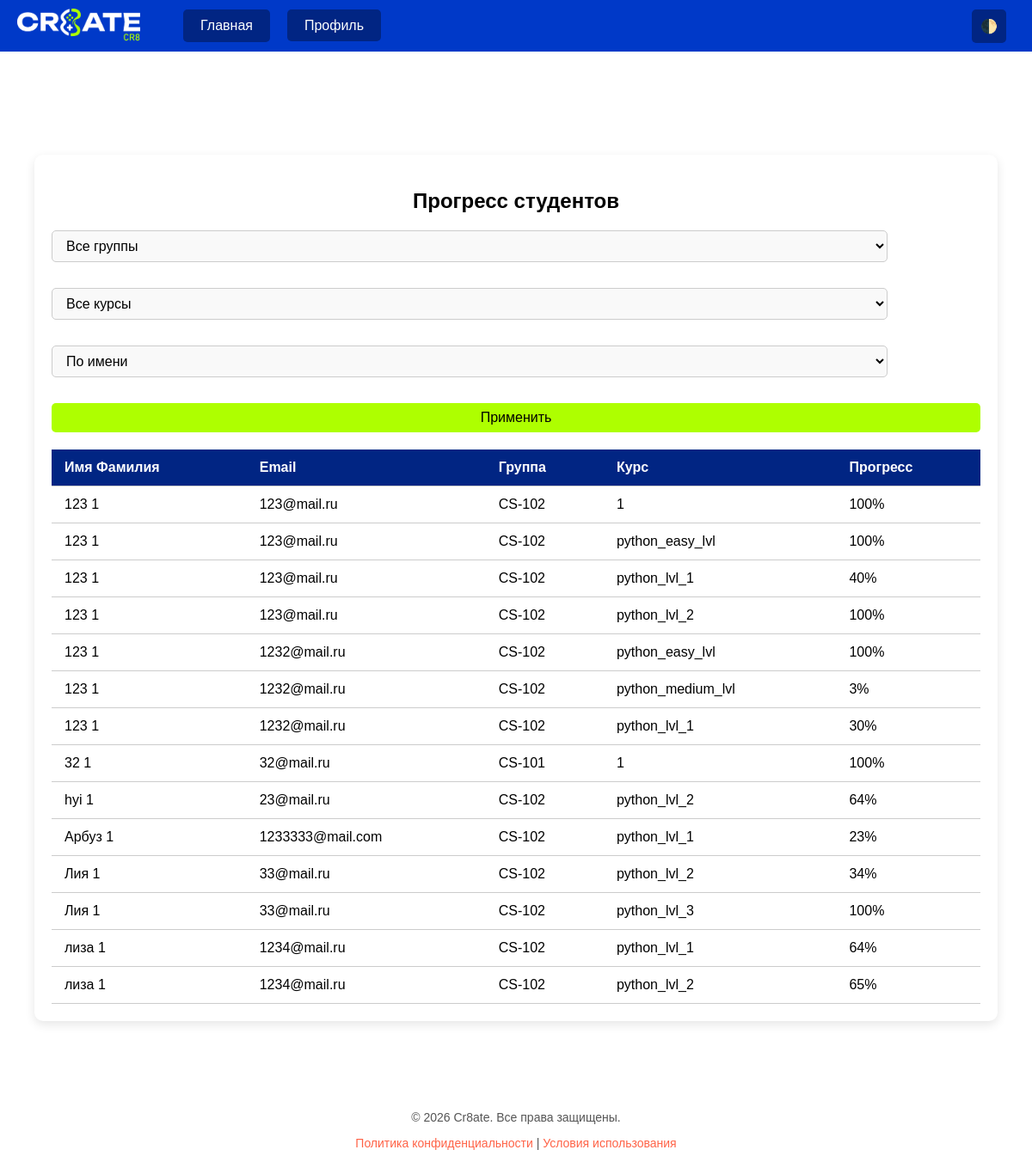
Screenshot of /progress/ (signed in) with the database file from the repository.
### courses/models.py (models this page shows, shortened)
class CourseProgress(models.Model):
    user = models.ForeignKey(User, on_delete=models.CASCADE)
    course_id = models.CharField(max_length=100)
    progress = models.FloatField(default=0.0)
    completed_blocks = models.PositiveIntegerField(default=0)  # Количество завершённых блоков
    current_block = models.IntegerField(default=0)  # Индекс текущего блока (глобальный)
    class Meta:
        unique_together = ('user', 'course_id')

### user_auth/models.py (models this page shows, shortened)
class CustomUser(AbstractBaseUser, PermissionsMixin):
    email = models.EmailField(unique=True)
    name = models.CharField(max_length=255)
    surname = models.CharField(max_length=255)
    role = models.CharField(
        max_length=20,
        choices=UserRole.choices,
        default=UserRole.STUDENT
    )
    group = models.CharField(
        max_length=20,
        choices=StudyGroup.choices,
        default=StudyGroup.NONE
    )
    is_active = models.BooleanField(default=True)
    is_staff = models.BooleanField(default=False)
    objects = CustomUserManager()
    USERNAME_FIELD = 'email'
    REQUIRED_FIELDS = ['name']
    @property
    def full_name(self):
        return f"{self.name} {self.surname}"

### user_auth/decorators.py (the view)
    def wrapper(request, *args, **kwargs):
        if request.user.is_authenticated:
            profile = getattr(request.user, 'userprofile', None)
            if profile and not profile.is_complete():
                return redirect('user_auth:profile_fill')
        return view_func(request, *args, **kwargs)

### profile_app/models.py (called while the page is built)
    def is_complete(self):
        return bool(self.birth_date and self.phone and self.city)

### user_auth/templates/progress_panel.html (shortened to what this page needs)
{% load static %}
<!DOCTYPE html>
<html lang="ru" data-theme="light">
<head>
    <link rel="stylesheet" href="{% static 'css/login.css' %}">
</head>
<body>
<div class="navbar">
    <a href="{% url 'user_auth:home' %}" class="logo-link">
        <img src="{% static 'images/logo.png' %}" alt="Логотип" class="logo-img">
    </a>
    <a href="{% url 'user_auth:home' %}" class="home-btn">Главная</a>
    {% if user.is_authenticated %}
    <div class="profile-menu">
        <a href="#" class="home-btn" onclick="toggleProfileMenu(event)">Профиль</a>
    </div>
    {% endif %}
    <button class="theme-btn" onclick="toggleTheme()">🌓</button>
</div>
<div class="panel-container">
    <h2>Прогресс студентов</h2>
    <form method="get" class="filters">
        {% if is_dean %}
            <select name="group">
                <option value="">Все группы</option>
            </select>
        {% endif %}
        <select name="course">
            <option value="">Все курсы</option>
        </select>
        <select name="sort">
            <option value="user" {% if sort == 'user' %}selected{% endif %}>По имени</option>
        </select>
        <button type="submit">Применить</button>
    </form>
    <div class="table-container">
        <table>
            <tr>
                <th>Имя Фамилия</th>
                <th>Email</th>
                <th>Группа</th>
                <th>Курс</th>
                <th>Прогресс</th>
            </tr>
            {% for p in progress %}
            <tr>
                <td>{{ p.user.full_name }}</td>
                <td>{{ p.user.email }}</td>
                <td>{{ p.user.get_group_display }}</td>
                <td>{{ p.course_id }}</td>
                <td>{{ p.progress |floatformat:0 }}%</td>
            </tr>
            {% empty %}
            <tr>
                <td colspan="5" style="text-align:center">Нет данных</td>
            </tr>
            {% endfor %}
        </table>
    </div>
</div>
<div class="footer-home">
    <p>© 2026 Cr8ate. Все права защищены.</p>
    <p><a href="#">Политика конфиденциальности</a> | <a href="#">Условия использования</a></p>
</div>
</body>
</html>

### user_auth/static/css/login.css (style rules this page uses)
:root { --bg-color: #ffffff; --text-color: #000000; --navbar-bg: #0039c8; --container-bg: #ffffff; --input-bg: #f9f9f9; --input-border: #ccc; --button-bg: #012583; --button-hover-bg: #00164e; --button-text: #000000; --footer-text: #555; --link-color: #0039c8; --button-login: #aeff00; --button-log-hov: #669403; --mark-col: #aeff00; }
body { font-family: Arial, sans-serif; background-color: var(--bg-color); color: var(--text-color); min-height: 100vh; margin: 0; padding-top: 60px; display: flex; flex-direction: column; justify-content: center; align-items: center; }
.navbar { width: 100%; background-color: var(--navbar-bg); color: var(--text-color); padding: 10px 20px; display: flex; align-items: center; position: fixed; top: 0; left: 0; z-index: 1000; }
.logo-link { display: flex; align-items: center; text-decoration: none; margin-right: 50px; }
.logo-img { height: 40px; width: auto; }
.home-btn { background-color: var(--button-bg); border: none; padding: 10px 20px; margin-right: 20px; border-radius: 5px; color: white; font-size: 16px; cursor: pointer; text-decoration: none; }
.home-btn { color: white; }
h2 { text-align: center; margin-bottom: 20px; }
form { display: flex; flex-direction: column; }
button { padding: 10px; background-color: var(--button-login); border: none; border-radius: 5px; color: var(--button-text); font-size: 16px; cursor: pointer; transition: background-color 0.3s ease; }
.footer-home { margin-top: 50px; bottom: 10px; width: 100%; text-align: center; font-size: 14px; color: var(--footer-text); }
.footer-home a { color: #ff6347; text-decoration: none; }
.navbar .theme-btn { background-color: var(--button-bg); margin-left: auto; margin-right: 50px; }
.profile-menu { position: relative; display: inline-block; }
select { background-color: var(--input-bg); border: 1px solid var(--input-border); padding: 10px; margin-bottom: 15px; border-radius: 5px; font-size: 16px; color: var(--text-color); }
.panel-container { background-color: var(--container-bg); padding: 20px; border-radius: 10px; box-shadow: 0 4px 12px rgba(0,0,0,0.1); width: 90%; max-width: 1200px; margin: 120px auto 40px; margin-top: 10%; }
.filters { display: flex; gap: 15px; flex-wrap: wrap; margin-bottom: 20px; justify-content: flex-start; margin-top: 10px; }
.filters select, .filters button { background-color: var(--input-bg); border: 1px solid var(--input-border); padding: 8px 12px; border-radius: 5px; font-size: 16px; color: var(--text-color); cursor: pointer; }
.filters button { background-color: var(--button-login); border: none; color: var(--button-text); }
.table-container { overflow-x: auto; }
table { width: 100%; border-collapse: collapse; }
table th, table td { padding: 12px 15px; text-align: left; border-bottom: 1px solid var(--input-border); }
table th { background-color: var(--button-bg); color: white; }
form input, form select, form textarea { background-color: var(--input-bg); border: 1px solid var(--input-border); padding: 10px; border-radius: 5px; font-size: 16px; color: var(--text-color); width: 90%; }

### rows the page displays
CourseProgress: user.full_name "123 1", user.email "123@mail.ru", user.group "CS-102", course_id "1", progress "100"
CourseProgress: user.full_name "123 1", user.email "123@mail.ru", user.group "CS-102", course_id "python_easy_lvl", progress "100"
CourseProgress: user.full_name "123 1", user.email "123@mail.ru", user.group "CS-102", course_id "python_lvl_1", progress "40"
CourseProgress: user.full_name "123 1", user.email "123@mail.ru", user.group "CS-102", course_id "python_lvl_2", progress "100"
CourseProgress: user.full_name "123 1", user.email "1232@mail.ru", user.group "CS-102", course_id "python_easy_lvl", progress "100"
CourseProgress: user.full_name "123 1", user.email "1232@mail.ru", user.group "CS-102", course_id "python_medium_lvl", progress "3"
CourseProgress: user.full_name "123 1", user.email "1232@mail.ru", user.group "CS-102", course_id "python_lvl_1", progress "30"
CourseProgress: user.full_name "32 1", user.email "32@mail.ru", user.group "CS-101", course_id "1", progress "100"
CourseProgress: user.full_name "hyi 1", user.email "23@mail.ru", user.group "CS-102", course_id "python_lvl_2", progress "64"
CourseProgress: user.full_name "Арбуз 1", user.email "1233333@mail.com", user.group "CS-102", course_id "python_lvl_1", progress "23"
CourseProgress: user.full_name "Лия 1", user.email "33@mail.ru", user.group "CS-102", course_id "python_lvl_2", progress "34"
CourseProgress: user.full_name "Лия 1", user.email "33@mail.ru", user.group "CS-102", course_id "python_lvl_3", progress "100"
CourseProgress: user.full_name "лиза 1", user.email "1234@mail.ru", user.group "CS-102", course_id "python_lvl_1", progress "64"
CourseProgress: user.full_name "лиза 1", user.email "1234@mail.ru", user.group "CS-102", course_id "python_lvl_2", progress "65"
